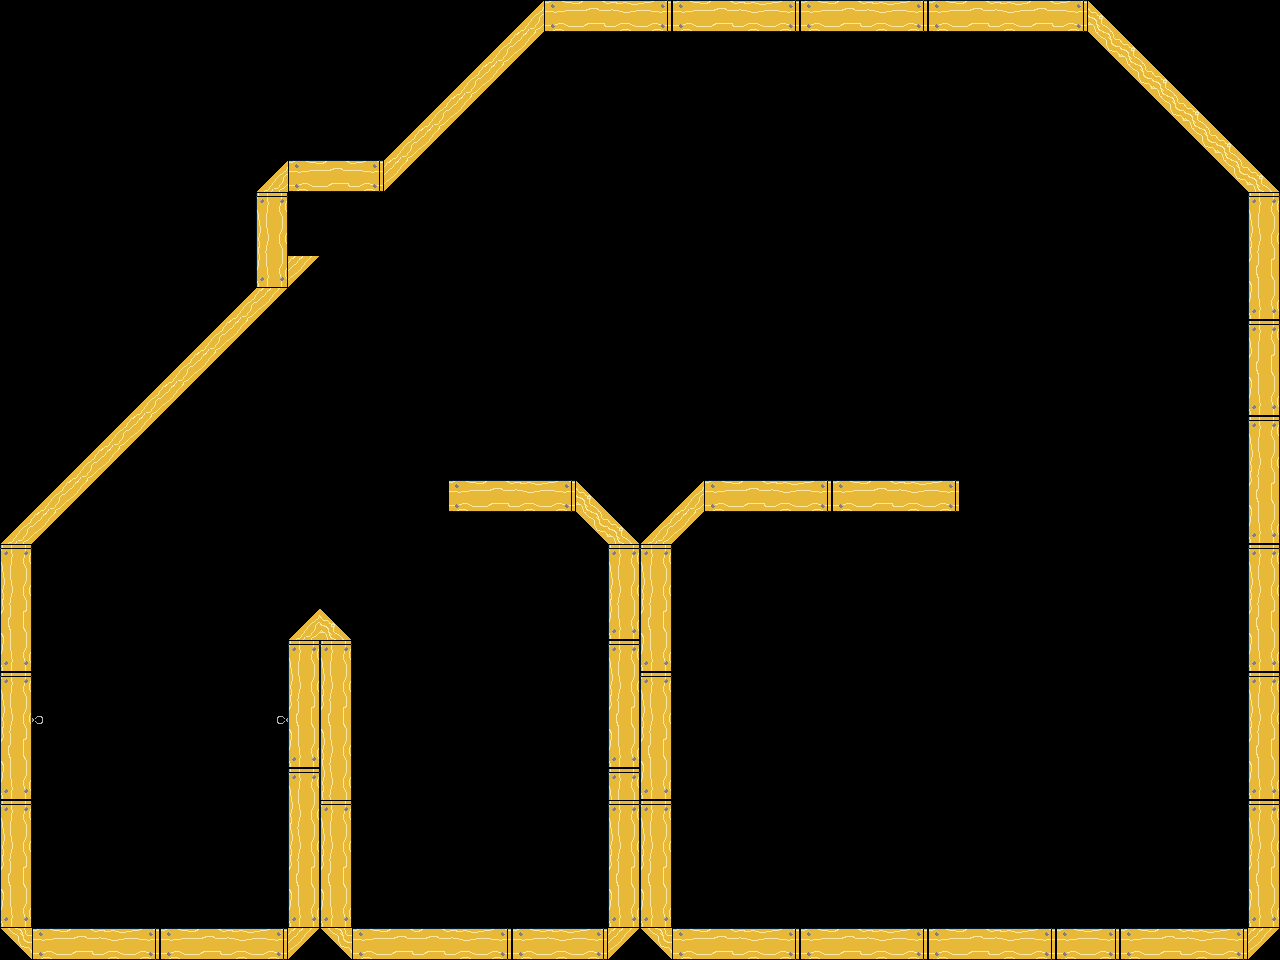

This is a level from a 2D game, rendered from its Tiled map with the project's own tilesets. A one-line summary and the map file follow, with tile-layer data summarised:
An orthogonal 40x30 tile map with 32x32 px tiles, 2 tile layers (background, foreground), 2 tilesets and 20 objects (8x rope, 5x fan, 5x door, spawn, exit).

<map version="1.0" orientation="orthogonal" renderorder="right-down" width="40" height="30" tilewidth="32" tileheight="32" nextobjectid="49">
 <tileset firstgid="1" name="basic" tilewidth="32" tileheight="32" tilecount="256" columns="16">
  <image source="basic-tiles.png" width="512" height="512" />
 </tileset>
 <tileset firstgid="257" name="objects" tilewidth="64" tileheight="64" tilecount="4" columns="0">
  <tile id="1">
   <image width="32" height="64" source="fan_0.png" />
  </tile>
  <tile id="2">
   <image width="32" height="32" source="spawn.png" />
  </tile>
  <tile id="3">
   <image width="32" height="32" source="exit.png" />
  </tile>
  <tile id="9">
   <image width="64" height="7" source="door.png" />
  </tile>
 </tileset>
 <layer name="background" width="40" height="30">
  <data>[1200 cells, 3 non-empty, 3 distinct tile ids]</data>
 </layer>
 <layer name="foreground" width="40" height="30">
  <data>[1200 cells, 199 non-empty, 12 distinct tile ids]</data>
 </layer>
 <objectgroup name="objects" offsetx="0" offsety="1">
  <object id="8" type="fan" gid="258" x="0" y="800" width="32" height="64">
   <properties>
    <property name="dir" value="e" />
   </properties>
  </object>
  <object id="9" type="fan" gid="2147483906" x="608" y="800" width="32" height="64">
   <properties>
    <property name="dir" value="w" />
   </properties>
  </object>
  <object id="10" type="fan" gid="258" x="704" y="0" width="32" height="64" rotation="90">
   <properties>
    <property name="dir" value="s" />
   </properties>
  </object>
  <object id="11" type="fan" gid="258" x="544" y="512" width="32" height="64" rotation="-90">
   <properties>
    <property name="dir" value="n" />
   </properties>
  </object>
  <object id="12" type="fan" gid="258" x="288" y="256" width="32" height="64">
   <properties>
    <property name="dir" value="e" />
   </properties>
  </object>
  <object id="16" type="spawn" gid="259" x="144" y="912" width="32" height="32" />
  <object id="19" name="fred" type="exit" gid="260" x="624" y="272" width="32" height="32" />
  <object id="30" type="rope" gid="99" x="256" y="736" width="32" height="32">
   <properties>
    <property name="group" value="rope-group-1" />
   </properties>
  </object>
  <object id="31" type="rope" gid="83" x="224" y="736" width="32" height="32">
   <properties>
    <property name="group" value="rope-group-1" />
   </properties>
  </object>
  <object id="32" type="rope" gid="83" x="192" y="736" width="32" height="32">
   <properties>
    <property name="group" value="rope-group-1" />
   </properties>
  </object>
  <object id="33" type="rope" gid="83" x="160" y="736" width="32" height="32">
   <properties>
    <property name="group" value="rope-group-1" />
   </properties>
  </object>
  <object id="34" type="rope" gid="83" x="128" y="736" width="32" height="32">
   <properties>
    <property name="group" value="rope-group-1" />
   </properties>
  </object>
  <object id="35" type="rope" gid="83" x="96" y="736" width="32" height="32">
   <properties>
    <property name="group" value="rope-group-1" />
   </properties>
  </object>
  <object id="36" type="rope" gid="83" x="64" y="736" width="32" height="32">
   <properties>
    <property name="group" value="rope-group-1" />
   </properties>
  </object>
  <object id="37" type="rope" gid="82" x="32" y="736" width="32" height="32">
   <properties>
    <property name="group" value="rope-group-1" />
   </properties>
  </object>
  <object id="42" type="door" gid="266" x="348" y="804" width="64" height="5">
   <properties>
    <property name="openRotation" type="float" value="-90" />
    <property name="triggeredByRopeGroup" value="rope-group-1" />
   </properties>
  </object>
  <object id="43" type="door" gid="266" x="348" y="828" width="64" height="7" rotation="90">
   <properties>
    <property name="openRotation" type="float" value="0" />
    <property name="triggeredByRopeGroup" value="rope-group-1" />
   </properties>
  </object>
  <object id="46" type="door" gid="266" x="28" y="644" width="64" height="5">
   <properties>
    <property name="openRotation" type="float" value="-90" />
    <property name="triggeredByRopeGroup" value="rope-group-1" />
   </properties>
  </object>
  <object id="47" type="door" gid="266" x="292" y="640" width="64" height="5" rotation="180">
   <properties>
    <property name="openRotation" type="float" value="-90" />
    <property name="triggeredByRopeGroup" value="rope-group-1" />
   </properties>
  </object>
  <object id="48" type="door" gid="266" x="76" y="728" width="64" height="7" rotation="90">
   <properties>
    <property name="openRotation" type="float" value="0" />
    <property name="triggeredByRopeGroup" value="rope-group-1" />
   </properties>
  </object>
 </objectgroup>
</map>
